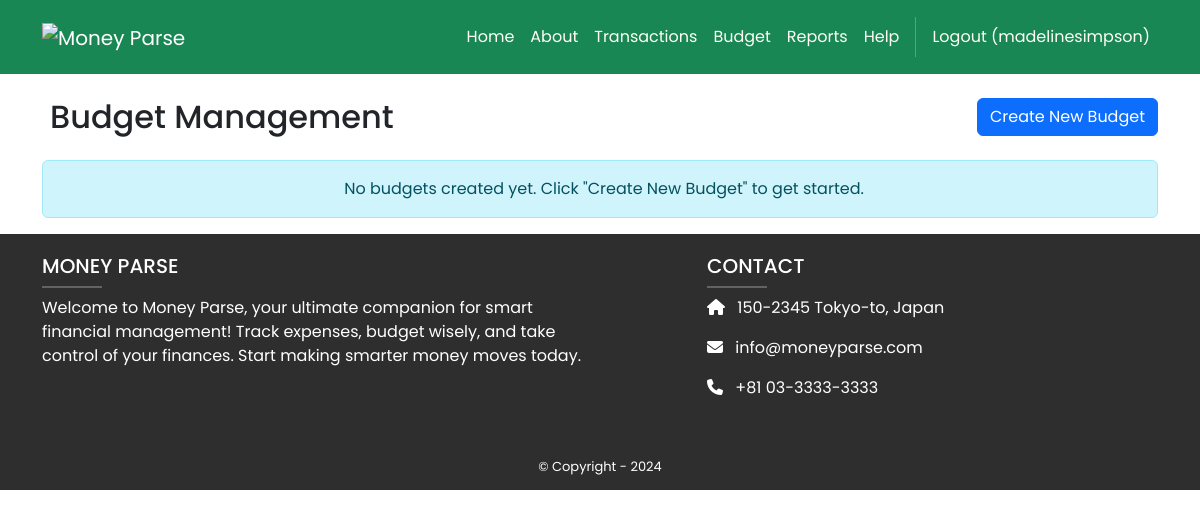
The page /finances/budget (signed in) on the database as committed earlier.
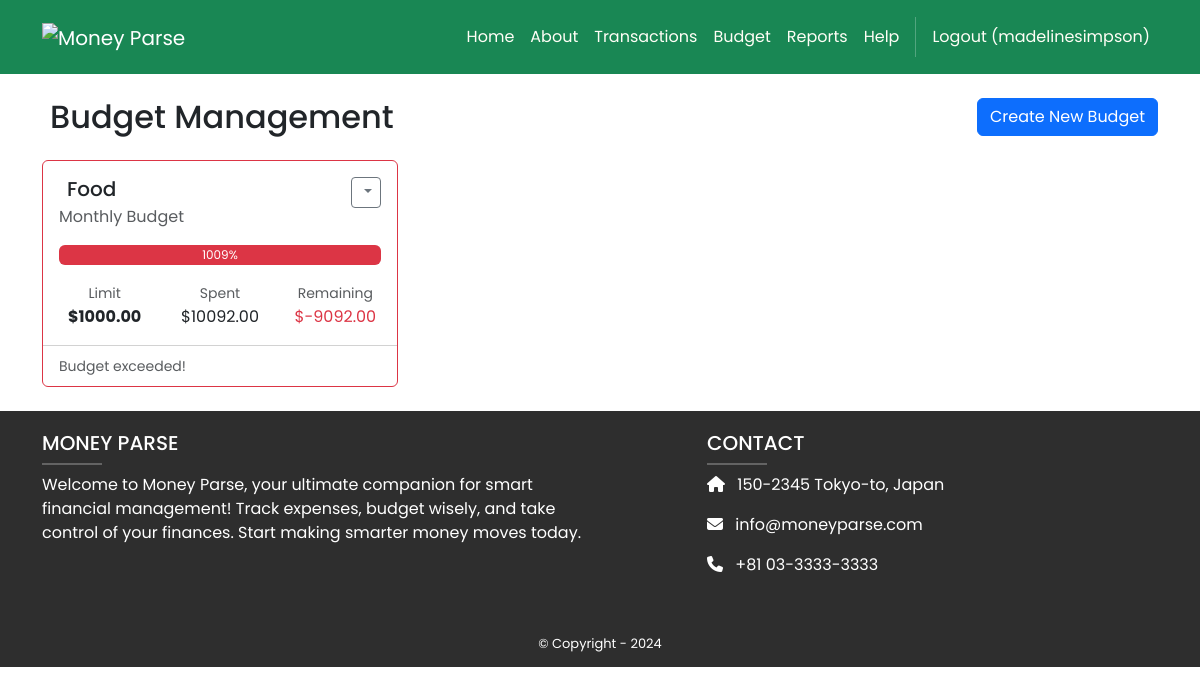
The same page on the database as committed later.
### finances/models.py (models this page shows, shortened)
class Budget(models.Model):
    user = models.ForeignKey(User, on_delete=models.CASCADE)
    category = models.CharField(max_length=100, choices=CATEGORY_CHOICES)
    limit = models.DecimalField(max_digits=10, decimal_places=2)
    @property
    def spent(self):
        return Transaction.objects.filter(category=self.category).aggregate(
            total=Sum('amount')
        )['total']
    @property
    def remaining(self):
        return self.limit - self.spent
    @property
    def percent_used(self):
        if self.limit > 0:
            return (self.spent / self.limit) * 100
        return 0

### finances/views.py (the view)
# urls.py: path('budget', views.budget_view, name='finances.budget'),
@login_required
def budget_view(request):
    if request.method == 'POST':
        if 'delete_id' in request.POST:
            Budget.objects.filter(id=request.POST['delete_id'], user=request.user).delete()
            messages.success(request, "Budget deleted!")
            return redirect('finances.budget')
        elif 'edit_id' in request.POST:
            budget = Budget.objects.get(id=request.POST['edit_id'], user=request.user)
            form = BudgetForm(request.POST, instance=budget)
        else:
            form = BudgetForm(request.POST)
        if form.is_valid():
            budget = form.save(commit=False)
            budget.user = request.user
            budget.save()
            messages.success(request, "Budget saved!")
            return redirect('finances.budget')
    else:
        form = BudgetForm()
    budgets = Budget.objects.filter(user=request.user)
    for b in budgets:
        print(b.category, b.percent_used, b.remaining)
    return render(request, 'finances/budget.html', {
        'form': form,
        'budgets': budgets,
        'categories': CATEGORY_CHOICES,
    })

### finances/templates/finances/budget.html (shortened to what this page needs)
{% extends 'base.html' %}
{% load static %}
{% block content %}
<div class="container mt-4">
    <div class="d-flex justify-content-between align-items-center mb-4">
        <h2 class="mb-0">
            Budget Management
        </h2>
        <button class="btn btn-primary" data-bs-toggle="modal" data-bs-target="#createBudgetModal">
             Create New Budget
        </button>
    </div>
    <div class="row">
        {% for budget in budgets %}
        <div class="col-md-6 col-lg-4 mb-4">
            <div class="card h-100 budget-card {% if budget.percent_used > 100 %}border-danger{% elif budget.percent_used > 80 %}border-warning{% endif %}">
                <div class="card-body">
                    <div class="d-flex justify-content-between align-items-start">
                        <div>
                            <h5 class="card-title">
                                <i class="bi bi-{{ budget.icon }} me-2"></i>{{ budget.get_category_display }}
                            </h5>
                            <p class="card-subtitle text-muted">Monthly Budget</p>
                        </div>
                        <div class="dropdown">
                            <button class="btn btn-sm btn-outline-secondary dropdown-toggle"
                                    type="button" data-bs-toggle="dropdown">
                            </button>
                        </div>
                    </div>
                    <div class="progress mt-3" style="height: 20px;">
                        <div class="progress-bar
                            {% if budget.percent_used > 100 %}bg-danger
                            {% elif budget.percent_used > 80 %}bg-warning
                            {% else %}bg-success{% endif %}"
                            role="progressbar"
                            style="width: {{ budget.percent_used }}%"
                            aria-valuenow="{{ budget.percent_used }}"
                            aria-valuemin="0"
                            aria-valuemax="100">
                            {% if budget.percent_used > 30 %}{{ budget.percent_used|floatformat:0 }}%{% endif %}
                        </div>
                    </div>
                    <div class="row mt-3">
                        <div class="col-4 text-center">
                            <small class="text-muted">Limit</small>
                            <p class="mb-0 fw-bold">${{ budget.limit|floatformat:2 }}</p>
                        </div>
                        <div class="col-4 text-center">
                            <small class="text-muted">Spent</small>
                            <p class="mb-0">${{ budget.spent|floatformat:2 }}</p>
                        </div>
                        <div class="col-4 text-center">
                            <small class="text-muted">Remaining</small>
                            <p class="mb-0 {% if budget.remaining < 0 %}text-danger{% endif %}">
                                ${{ budget.remaining|floatformat:2 }}
                            </p>
                        </div>
                    </div>
                </div>
                <div class="card-footer bg-transparent">
                    <small class="text-muted">
                        {% if budget.percent_used > 100 %}
                         Budget exceeded!
                        {% elif budget.percent_used > 80 %}
                        <i class="bi bi-exclamation-triangle-fill text-warning"></i> Approaching limit
                        {% else %}
                        <i class="bi bi-check-circle-fill text-success"></i> On track
                        {% endif %}
                    </small>
                </div>
            </div>
        </div>
        {% empty %}
        <div class="col-12">
            <div class="alert alert-info text-center">
                No budgets created yet. Click "Create New Budget" to get started.
            </div>
        </div>
        {% endfor %}
    </div>
</div>
{% endblock %}

Rows that differ between the two databases and show on the page:
added Budget: category "Food", percent_used "1009", limit "1000.00", spent "10092.00", remaining "-9092.00", shows "Budget exceeded!"
Other text that changed with them:
text no longer shown: "No budgets created yet. Click \"Create New Budget\" to get started."
